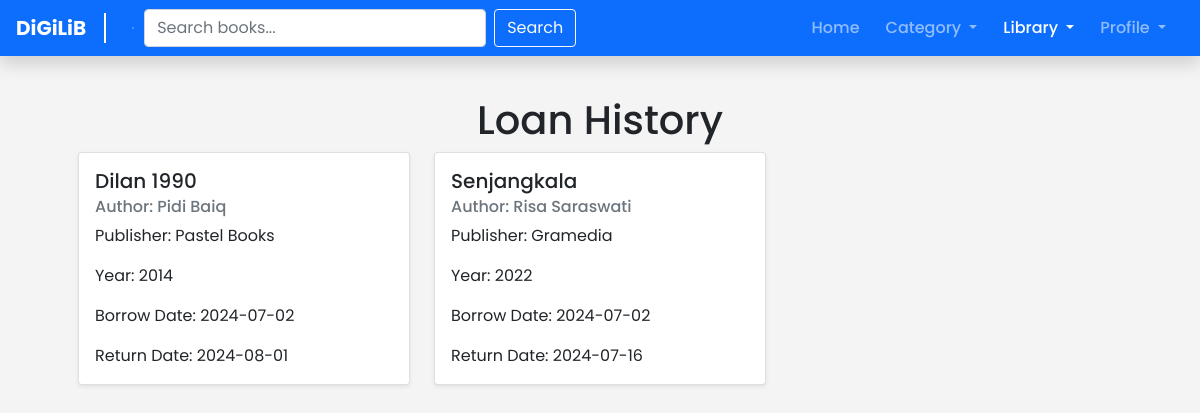
The page /user/history.php (signed in) on the database its author committed.
### tables this page shows
CREATE TABLE `transaksi` (
  `id_pinjam` int(11) NOT NULL,
  `id_user` int(11) DEFAULT NULL,
  `id_buku` int(11) DEFAULT NULL,
  `tanggal_peminjaman` date DEFAULT NULL,
  `tanggal_pengembalian` date DEFAULT NULL
);

CREATE TABLE `buku` (
  `id_buku` int(11) NOT NULL,
  `judul_buku` varchar(100) NOT NULL,
  `pengarang` varchar(100) NOT NULL,
  `penerbit` varchar(100) NOT NULL,
  `tahun_terbit` varchar(5) NOT NULL,
  `status` tinyint(1) NOT NULL DEFAULT 0,
  `id_kategori` int(11) NOT NULL,
  `file_pdf` varchar(255) DEFAULT NULL
);

### includes/functions.php (called while the page is built, shortened)
<?php
function check_login($conn)
{
    if(isset($_SESSION['user_id']))
    {
        $id = $_SESSION['user_id'];
        $query = "SELECT * FROM users WHERE id_user = '$id' limit 1";
        $result = mysqli_query($conn, $query);
        if($result && mysqli_num_rows($result) > 0)
        {
            $user_data = mysqli_fetch_assoc($result);
            return $user_data;
        }
    }
    die;
}
?>

### user/history.php (the view, shortened to what this page needs)
<?php
include("../includes/config.php");
include("../includes/functions.php");
$user_data = check_login($conn);
$search = isset($_GET['search']) ? htmlspecialchars($_GET['search'], ENT_QUOTES, 'UTF-8') : '';
$id_user = $user_data['id_user'];
$query = "SELECT t.*, b.judul_buku, b.pengarang, b.penerbit, b.tahun_terbit FROM transaksi t
          JOIN buku b ON t.id_buku = b.id_buku
          WHERE t.id_user = '$id_user'";
$result = mysqli_query($conn, $query);
?>
<!DOCTYPE html>
<html lang="en">
<head>
    <link rel="stylesheet" href="../assets/css/bootstrap.min.css">
</head>
<body>
<nav class="navbar navbar-expand-lg navbar-dark shadow fixed-top bg-primary">
  <div class="container container-nav">
    <a class="navbar-brand" href="#">DiGiLiB</a>
    <hr style="margin: 0 10px; border: 1px solid #fff;">
    <div class="collapse navbar-collapse" id="navbarNav">
      <form class="d-flex me-auto" method="GET" action="book.php">
        <input class="form-control me-2" type="search" placeholder="Search books..." name="search"
          value="<?php echo $search; ?>">
        <button class="btn btn-outline-light" type="submit">Search</button>
      </form>
      <ul class="navbar-nav ms-auto mb-8 mb-lg-0">
        <li class="nav-item">
          <a class="nav-link" aria-current="page" href="index.php">Home</a>
        </li>
        <li class="nav-item dropdown">
          <a class="nav-link dropdown-toggle" href="#" id="categoryDropdown" role="button" data-bs-toggle="dropdown" aria-expanded="false">
              Category
          </a>
        </li>
        <li class="nav-item dropdown">
          <a class="nav-link active dropdown-toggle" href="#" id="navbarDropdown" role="button" data-bs-toggle="dropdown" aria-expanded="false">
            Library
          </a>
        </li>
        <li class="nav-item dropdown">
          <a class="nav-link dropdown-toggle" id="navbarDropdown" role="button" data-bs-toggle="dropdown" aria-expanded="false" href="user_profile.php">
            Profile
          </a>
        </li>
      </ul>
    </div>
  </div>
</nav>
<div class="container p-5 mt-5">
    <h1 class="text-center">Loan History</h1>
    <div class="row row-cols-1 row-cols-md-3 g-4">
        <?php
        if (mysqli_num_rows($result) > 0) {
            while ($row = mysqli_fetch_assoc($result)) {
                ?>
                <div class="col">
                    <div class="card h-100 shadow-sm">
                        <div class="card-body">
                            <h5 class="card-title"><?php echo $row['judul_buku']; ?></h5>
                            <h6 class="card-subtitle mb-2 text-muted">Author: <?php echo $row['pengarang']; ?></h6>
                            <p class="card-text">Publisher: <?php echo $row['penerbit']; ?></p>
                            <p class="card-text">Year: <?php echo $row['tahun_terbit']; ?></p>
                            <p class="card-text">Borrow Date: <?php echo $row['tanggal_peminjaman']; ?></p>
                            <p class="card-text">Return Date: <?php echo $row['tanggal_pengembalian']; ?></p>
                        </div>
                    </div>
                </div>
                <?php } ?>
        <?php } ?>
    </div>
</div>
</body>
</html>

### user/history.php (style rules this page uses)
body { font-family: 'Poppins', sans-serif; background-color: #f4f4f4; }
.navbar-nav .nav-item { margin-right: 10px; }
.navbar-nav .nav-link { font-weight: 500; }
.navbar-brand { font-weight: 700; position: relative; padding-right: 20px; }
.navbar-brand::after { content: ''; position: absolute; right: 0; top: 50%; transform: translateY(-50%); width: 2px; height: 30px; background-color: #fff; }
.navbar { padding: 0.5rem 1rem; }
.navbar-nav { margin-left: auto; }
.container-nav { max-width: 100%; padding-left: 0; padding-right: 0; }

### rows shown on the page
transaksi: id_buku.judul_buku "Dilan 1990", id_buku.pengarang "Pidi Baiq", id_buku.penerbit "Pastel Books", id_buku.tahun_terbit "2014", tanggal_peminjaman "2024-07-02", tanggal_pengembalian "2024-08-01"
transaksi: id_buku.judul_buku "Senjangkala", id_buku.pengarang "Risa Saraswati", id_buku.penerbit "Gramedia", id_buku.tahun_terbit "2022", tanggal_peminjaman "2024-07-02", tanggal_pengembalian "2024-07-16"
